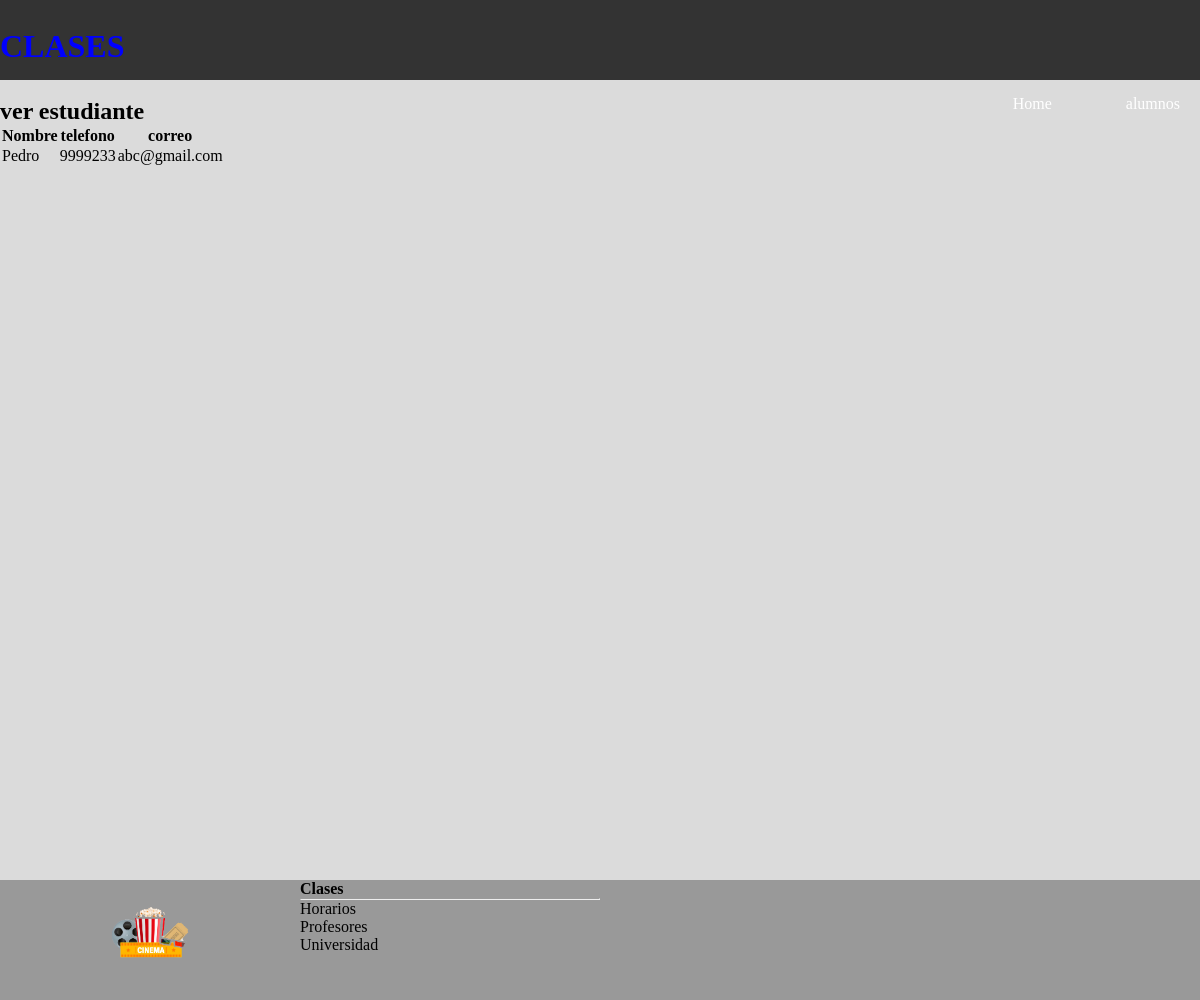
Page /ver/2 on the committed database.
### clases/models.py (models this page shows, shortened)
class Alumno(models.Model):
    nombre = models.CharField(max_length=200)
    telefono = models.CharField(max_length=200)
    correo = models.CharField(max_length=200)
    edad = models.IntegerField(null=True)
    activo = models.BooleanField(null=True)
    clases = models.ManyToManyField(Clase, related_name = 'estudiantes')

### clases/views.py (the view)
# urls.py: path('ver/<id>', veralumno,name="ver"),
def veralumno (request, id):
    data = {
        "alumnos":Alumno.objects.filter(id = id)
    }
    return render(request, 'core/alumnos.html',data)

### clases/templates/core/alumnos.html
{% extends 'core/base.html' %}
{% load static%}
{% block contenido %}
<h2>ver estudiante</h2>
<table>
    <tr>
        <th>Nombre</th>
        <th>telefono</th>
        <th>correo</th>
    </tr>
    {% for c in alumnos %}
    <tr>
        <td>{{c.nombre}}</td>
        <td>{{c.telefono}}</td>
        <td>{{c.correo}}</td>
    {%endfor %}
</table>
{% endblock %}

### clases/static/core/css/estilos.css (style rules this page uses)
* { margin:0; padding: 0; }
body { background-color:rgb(219, 219, 219); font-family: fantasy; }

### rows in the picture
Alumno: nombre "Pedro", telefono "9999233", correo "abc@gmail.com"
